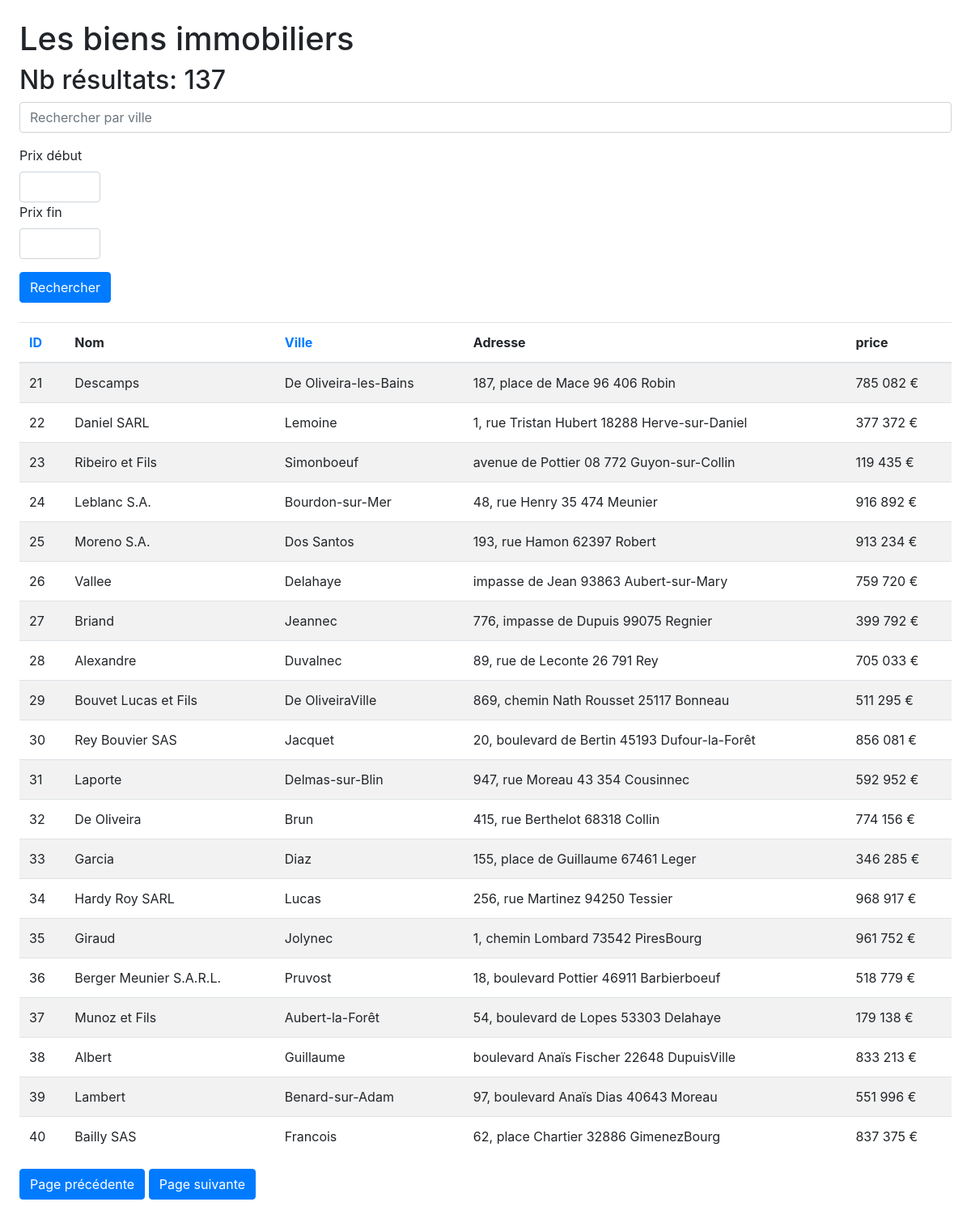
Page /?p=2 on the committed database.
### tables this page shows
CREATE TABLE products
(
	id INTEGER
		constraint products_pk
			primary key autoincrement,
	name TEXT,
	price REAL,
	address TEXT
, city TEXT);

### src/UrlHelper.php (called while the page is built, shortened)
<?php
class UrlHelper {
    public static function withParam(array $data, string $param,  $value): string {
        return http_build_query(array_merge($data, [$param => $value]));
    }
    public static function withParams(array $data, array $params): string {
        $params = array_map(function($element) {
            return is_array($element) ? implode(',', $element) : $element;
        }, $params);
        return http_build_query(array_merge($data, $params));
    }
}

### src/QueryBuilder.php (called while the page is built, shortened)
<?php
class QueryBuilder {
    private $fields = ['*'];
    private $from;
    private $limit;
    private $offset;
    private $params = [];
    private $pdo;
    public function __construct(?PDO $pdo = null)
    {
        $this->pdo = $pdo;
    }
    public function toSQL() {
        $sql = "SELECT " . implode(', ', $this->fields) . " FROM {$this->from}";
        if($this->limit > 0) {
            $sql .= " LIMIT {$this->limit}";
        }
        if($this->offset !== null) {
            $sql .= " OFFSET {$this->offset}";
        }
        return $sql;
    }
    public function from(string $table, string $alias = null): self {
        $this->from = $alias == null ? $table : "$table $alias";
        return $this;
    }
    public function limit($limit): self {
        $this->limit = $limit;
        return $this;
    }
    public function offset($offset): self {
        $this->offset = $offset;
        return $this;
    }
    public function page(int $page): self {
        return $this;
    }
    public function select(...$fields): self {
        if(is_array($fields[0])) {
            $fields = $fields[0];
        }
        if($this->fields === ['*']) {
            $this->fields = $fields;
        } else {
            $this->fields = array_merge($this->fields, $fields);
        }
        return $this;
    }
    public function fetch(string $field): ?string {
        $query = $this->pdo->prepare($this->toSQL());
        $query->execute($this->params);
        $data = $query->fetch();
        return $data != false ? $data[$field] : null;
    }
    public function fetchAll(): ?array {
        try {
            $query = $this->pdo->prepare($this->toSQL());
            $query->execute($this->params);
            $data = $query->fetchAll();
        } catch (Exception $e) {
            throw new Exception("Impossible d'effectuer la requête" . $this->toSQL() . ":" . $e->getMessage());
        }
        return $data != false ? $data : null;
    }
    public function count(): int {
        $query = clone $this;
        return (int)$query->select('COUNT(id) count')->fetch('count');
    }
}

### src/NumberHelper.php (called while the page is built, shortened)
<?php
class NumberHelper {
    public static function price(float $number, string $devise = "€"): string
    {
        return number_format($number, 0, '', ' ') . ' ' . $devise;
    }
}

### src/Table.php (the view, shortened to what this page needs)
<?php
class Table {
    private $query;
    private $get;
    private $sortable;
    private $columns;
    private $limit = 20;
    private $formatters = [];
    public function __construct(QueryBuilder $query, array $get)
    {
        $this->query = $query;
        $this->get = $get;
    }
    public function sortable(string ...$sortable): self
    {
        $this->sortable = $sortable;
        return $this;
    }
    public function columns(array $columns): self {
        $this->columns = $columns;
        return $this;
    }
    public function format(string $key, callable $callback): self {
        $this->formatters[$key] = $callback;
        return $this;
    }
    private function th(string $key) {
        if(!in_array($key, $this->sortable)) {
            return $this->columns[$key];
        }
        $sort      = $this->get[self::SORT_KEY] ?? null;
        $direction = $this->get[self::DIR_KEY] ?? null;
        $icon = '';
        $url = UrlHelper::withParams(
            $this->get,
            [
                self::SORT_KEY => $key,
                self::DIR_KEY  => $sort == $key && $direction == 'asc' ? 'desc' : 'asc'
            ]
        );
        return <<<HTML
            <a href=?$url>{$this->columns[$key]} $icon</a>
HTML;
    }
    private function td(string $key, array $item) {
        if (isset($this->formatters[$key])) {
            return $this->formatters[$key]($item[$key]);
        }
        return $item[$key];
    }
    public function render(): string {
        $page = $this->get['p'] ?? 1;
        $count = $this->query->count();
        $nbPages = ceil($count / $this->limit);
        $items = $this->query
                    ->select(array_keys($this->columns))
                    ->limit($this->limit)
                    ->page($page)
                    ->fetchAll()
                    ;
        ?>
        <table class="table table-striped">
            <thead>
                <tr>
                    <?php foreach($this->columns as $key => $column): ?>
                        <th scope="col"><?= $this->th($key)?></th>
                    <?php endforeach ?>
                </tr>
            </thead>
            <tbody>
                <?php if($count != 0): ?>
                    <?php foreach($items as $item): ?>
                    <tr>
                        <?php foreach($this->columns as $key => $value): ?>
                            <td><?= $this->td($key, $item) ?></td>
                        <?php endforeach ?>
                    </tr>
                    <?php endforeach ?>
                <?php endif ?>
            </tbody>
        </table>
        <?php if ($nbPages > 1 && $page > 1):?>
            <a href="?<?= UrlHelper::withParam($_GET, "p",$page - 1) ?>" class="btn btn-primary">Page précédente</a>
        <?php endif?>
        <?php if ($nbPages > 1 && $page < $nbPages):?>
            <a href="?<?= UrlHelper::withParam($_GET,"p",$page + 1) ?>" class="btn btn-primary">Page suivante</a>
        <?php endif?>
        <?php
        return ob_get_clean();
    }
}

### rows in the picture
products: id "21", name "Descamps", city "De Oliveira-les-Bains", address "187, place de Mace 96 406 Robin", price "785 082 €"
products: id "22", name "Daniel SARL", city "Lemoine", address "1, rue Tristan Hubert 18288 Herve-sur-Daniel", price "377 372 €"
products: id "23", name "Ribeiro et Fils", city "Simonboeuf", address "avenue de Pottier 08 772 Guyon-sur-Collin", price "119 435 €"
products: id "24", name "Leblanc S.A.", city "Bourdon-sur-Mer", address "48, rue Henry 35 474 Meunier", price "916 892 €"
products: id "25", name "Moreno S.A.", city "Dos Santos", address "193, rue Hamon 62397 Robert", price "913 234 €"
products: id "26", name "Vallee", city "Delahaye", address "impasse de Jean 93863 Aubert-sur-Mary", price "759 720 €"
products: id "27", name "Briand", city "Jeannec", address "776, impasse de Dupuis 99075 Regnier", price "399 792 €"
products: id "28", name "Alexandre", city "Duvalnec", address "89, rue de Leconte 26 791 Rey", price "705 033 €"
products: id "29", name "Bouvet Lucas et Fils", city "De OliveiraVille", address "869, chemin Nath Rousset 25117 Bonneau", price "511 295 €"
products: id "30", name "Rey Bouvier SAS", city "Jacquet", address "20, boulevard de Bertin 45193 Dufour-la-Forêt", price "856 081 €"
products: id "31", name "Laporte", city "Delmas-sur-Blin", address "947, rue Moreau 43 354 Cousinnec", price "592 952 €"
products: id "32", name "De Oliveira", city "Brun", address "415, rue Berthelot 68318 Collin", price "774 156 €"
products: id "33", name "Garcia", city "Diaz", address "155, place de Guillaume 67461 Leger", price "346 285 €"
products: id "34", name "Hardy Roy SARL", city "Lucas", address "256, rue Martinez 94250 Tessier", price "968 917 €"
products: id "35", name "Giraud", city "Jolynec", address "1, chemin Lombard 73542 PiresBourg", price "961 752 €"
products: id "36", name "Berger Meunier S.A.R.L.", city "Pruvost", address "18, boulevard Pottier 46911 Barbierboeuf", price "518 779 €"
products: id "37", name "Munoz et Fils", city "Aubert-la-Forêt", address "54, boulevard de Lopes 53303 Delahaye", price "179 138 €"
products: id "38", name "Albert", city "Guillaume", address "boulevard Anaïs Fischer 22648 DupuisVille", price "833 213 €"
products: id "39", name "Lambert", city "Benard-sur-Adam", address "97, boulevard Anaïs Dias 40643 Moreau", price "551 996 €"
products: id "40", name "Bailly SAS", city "Francois", address "62, place Chartier 32886 GimenezBourg", price "837 375 €"

### other values in the picture
$query->count() "137"
$this->columns[$key] "ID"
$this->th($key) "Nom"
$this->columns[$key] "Ville"
$this->th($key) "Adresse"
$this->th($key) "price"
